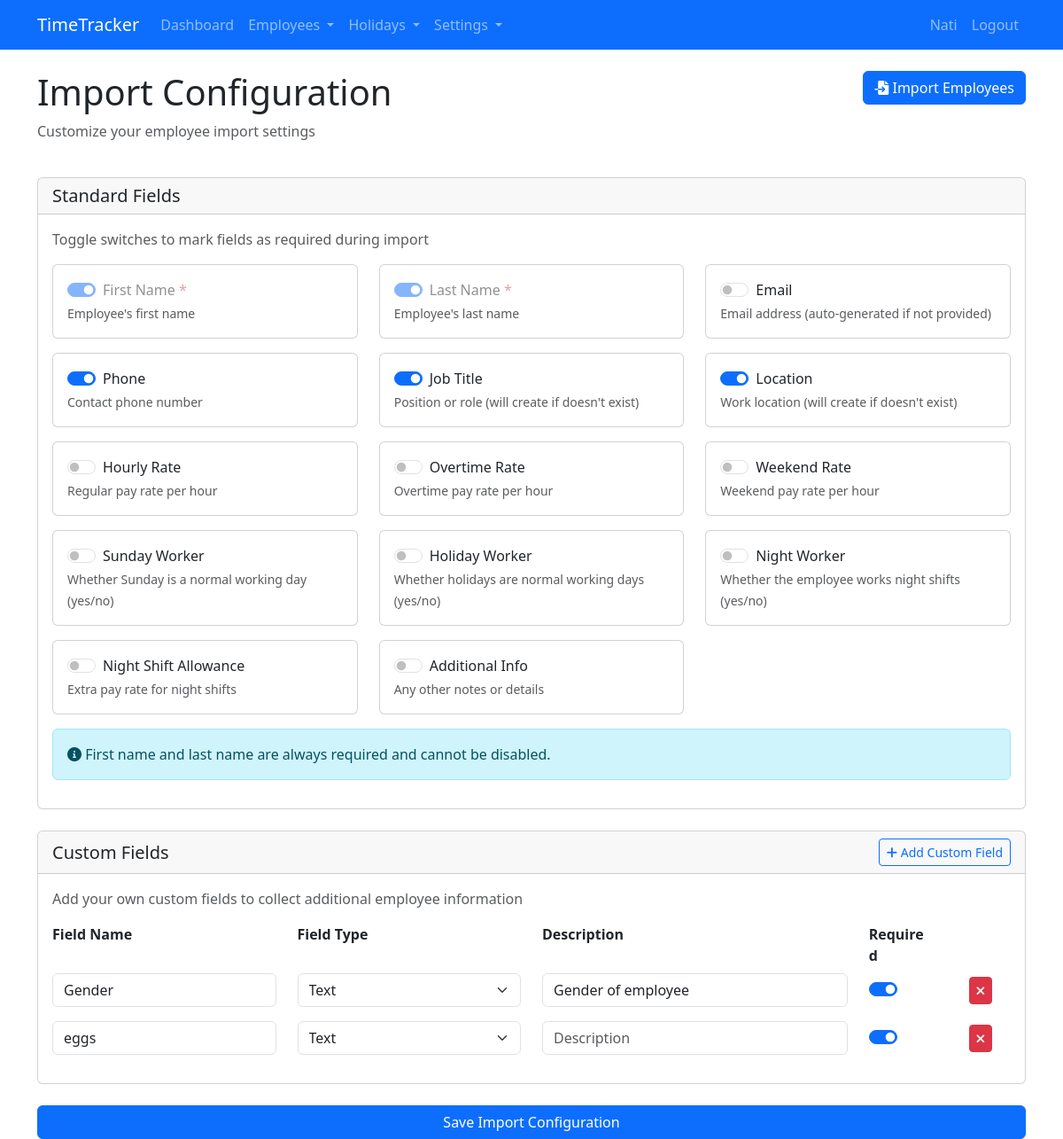
Screenshot of /import_configuration (signed in) with the database file from the repository.
### app.py (models this page shows, shortened)
class User(UserMixin, db.Model):
    id = db.Column(db.Integer, primary_key=True)
    username = db.Column(db.String(80), unique=True, nullable=False)
    email = db.Column(db.String(120), unique=True, nullable=False)
    password_hash = db.Column(db.String(128))
    is_admin = db.Column(db.Boolean, default=False)
    company_id = db.Column(db.Integer, db.ForeignKey('company.id'))

class CustomField(db.Model):
    id = db.Column(db.Integer, primary_key=True)
    company_id = db.Column(db.Integer, db.ForeignKey('company.id'), nullable=False)
    name = db.Column(db.String(100), nullable=False)
    field_type = db.Column(db.String(50), nullable=False)  # text, number, boolean, date, select
    is_required = db.Column(db.Boolean, default=False)
    description = db.Column(db.Text)
    company = db.relationship('Company', backref='custom_fields')
    __table_args__ = (db.UniqueConstraint('company_id', 'name', name='_company_custom_field_uc'),)

### app.py (the view, shortened to what this page needs)
@app.route('/import_configuration', methods=['GET', 'POST'])
@login_required
def import_configuration():
    if not current_user.is_admin:
        flash('Access denied.')
        return redirect(url_for('dashboard'))
    standard_field_definitions = [
        {'name': 'first_name', 'display_name': 'First Name', 'description': 'Employee\'s first name'},
        {'name': 'last_name', 'display_name': 'Last Name', 'description': 'Employee\'s last name'},
        {'name': 'email', 'display_name': 'Email', 'description': 'Email address (auto-generated if not provided)'},
        {'name': 'phone', 'display_name': 'Phone', 'description': 'Contact phone number'},
        {'name': 'title', 'display_name': 'Job Title', 'description': 'Position or role (will create if doesn\'t exist)'},
        {'name': 'location', 'display_name': 'Location', 'description': 'Work location (will create if doesn\'t exist)'},
        {'name': 'hourly_rate', 'display_name': 'Hourly Rate', 'description': 'Regular pay rate per hour'},
        {'name': 'overtime_rate', 'display_name': 'Overtime Rate', 'description': 'Overtime pay rate per hour'},
        {'name': 'weekend_rate', 'display_name': 'Weekend Rate', 'description': 'Weekend pay rate per hour'},
        {'name': 'is_sunday_worker', 'display_name': 'Sunday Worker', 'description': 'Whether Sunday is a normal working day (yes/no)'},
        {'name': 'is_holiday_worker', 'display_name': 'Holiday Worker', 'description': 'Whether holidays are normal working days (yes/no)'},
        {'name': 'is_night_worker', 'display_name': 'Night Worker', 'description': 'Whether the employee works night shifts (yes/no)'},
        {'name': 'night_shift_allowance', 'display_name': 'Night Shift Allowance', 'description': 'Extra pay rate for night shifts'},
        {'name': 'additional_info', 'display_name': 'Additional Info', 'description': 'Any other notes or details'}
    ]
    standard_fields = []
    for field_def in standard_field_definitions:
        config = ImportConfig.query.filter_by(
            company_id=current_user.company.id,
            field_name=field_def['name']
        ).first()
        field_info = field_def.copy()
        field_info['is_required'] = config.is_required
        standard_fields.append(field_info)
    custom_fields = CustomField.query.filter_by(company_id=current_user.company.id).all()
    return render_template('import_configuration.html',
                           standard_fields=standard_fields,
                           custom_fields=custom_fields)

### app.py (called while the page is built)
@login_manager.user_loader
def load_user(user_id):
    return User.query.get(int(user_id))

### templates/import_configuration.html (shortened to what this page needs)
{% extends "base.html" %}
{% block content %}
<div class="row mb-4">
    <div class="col-md-8">
        <h1>Import Configuration</h1>
        <p class="text-muted">Customize your employee import settings</p>
    </div>
    <div class="col-md-4 text-end">
        <a href="{{ url_for('import_employees') }}" class="btn btn-primary">
            <i class="fas fa-file-import"></i> Import Employees
        </a>
    </div>
</div>
<div class="row">
    <div class="col-md-12">
        <form method="POST">
            <div class="card mb-4">
                <div class="card-header">
                    <h5 class="mb-0">Standard Fields</h5>
                </div>
                <div class="card-body">
                    <p class="text-muted mb-3">Toggle switches to mark fields as required during import</p>
                    <div class="row">
                        {% for field in standard_fields %}
                        <div class="col-md-4 mb-3">
                            <div class="card">
                                <div class="card-body p-3">
                                    <div class="form-check form-switch">
                                        <input class="form-check-input" type="checkbox" id="field_{{ field.name }}"
                                               name="required_fields" value="{{ field.name }}"
                                               {% if field.is_required %}checked{% endif %}
                                               {% if field.name in ['first_name', 'last_name'] %}disabled{% endif %}>
                                        <label class="form-check-label" for="field_{{ field.name }}">
                                            {{ field.display_name }}
                                            {% if field.name in ['first_name', 'last_name'] %}
                                            <span class="text-danger">*</span>
                                            {% endif %}
                                        </label>
                                    </div>
                                    <small class="form-text text-muted">{{ field.description }}</small>
                                </div>
                            </div>
                        </div>
                        {% endfor %}
                    </div>
                    <div class="alert alert-info">
                        <i class="fas fa-info-circle"></i> First name and last name are always required and cannot be disabled.
                    </div>
                </div>
            </div>
            <div class="card mb-4">
                <div class="card-header d-flex justify-content-between align-items-center">
                    <h5 class="mb-0">Custom Fields</h5>
                    <button type="button" id="add-custom-field" class="btn btn-sm btn-outline-primary">
                        <i class="fas fa-plus"></i> Add Custom Field
                    </button>
                </div>
                <div class="card-body">
                    <p class="text-muted mb-3">Add your own custom fields to collect additional employee information</p>
                    <div class="row mb-2">
                        <div class="col-md-3"><strong>Field Name</strong></div>
                        <div class="col-md-3"><strong>Field Type</strong></div>
                        <div class="col-md-4"><strong>Description</strong></div>
                        <div class="col-md-1"><strong>Required</strong></div>
                        <div class="col-md-1"></div>
                    </div>
                    <div id="custom-fields-container">
                        {% for field in custom_fields %}
                        <div class="row mb-3 custom-field-row align-items-center">
                            <div class="col-md-3">
                                <input type="text" class="form-control" name="custom_field_names[]" value="{{ field.name }}" placeholder="Field Name" required>
                            </div>
                            <div class="col-md-3">
                                <select class="form-select" name="custom_field_types[]">
                                    <option value="text" {% if field.field_type == 'text' %}selected{% endif %}>Text</option>
                                </select>
                            </div>
                            <div class="col-md-4">
                                <input type="text" class="form-control" name="custom_field_descriptions[]" value="{{ field.description }}" placeholder="Description">
                            </div>
                            <div class="col-md-1 text-center">
                                <div class="form-check form-switch">
                                    <input class="form-check-input" type="checkbox" name="custom_field_required[]" value="{{ loop.index0 }}" {% if field.is_required %}checked{% endif %}>
                                </div>
                            </div>
                            <div class="col-md-1 text-center">
                                <button type="button" class="btn btn-danger btn-sm remove-field"><i class="fas fa-times"></i></button>
                            </div>
                        </div>
                        {% endfor %}
                    </div>
                </div>
            </div>
            <div class="d-grid">
                <button type="submit" class="btn btn-primary">Save Import Configuration</button>
            </div>
        </form>
    </div>
</div>
{% endblock %}

### templates/base.html (shortened to what this page needs)
<!DOCTYPE html>
<html lang="en">
<head>
    <link href="https://cdn.jsdelivr.net/npm/bootstrap@5.3.0-alpha1/dist/css/bootstrap.min.css" rel="stylesheet">
    <link href="https://cdnjs.cloudflare.com/ajax/libs/font-awesome/6.0.0/css/all.min.css" rel="stylesheet">
</head>
<body>
    <nav class="navbar navbar-expand-lg navbar-dark bg-primary">
        <div class="container">
            <a class="navbar-brand" href="{{ url_for('index') }}">TimeTracker</a>
            <div class="collapse navbar-collapse" id="navbarNav">
                <ul class="navbar-nav me-auto">
                    {% if current_user.is_authenticated %}
                    <li class="nav-item">
                        <a class="nav-link" href="{{ url_for('dashboard') }}">Dashboard</a>
                    </li>
                    {% if current_user.is_admin %}
                    <li class="nav-item dropdown">
                        <a class="nav-link dropdown-toggle" href="#" id="employeesDropdown" role="button" data-bs-toggle="dropdown" aria-expanded="false">
                            Employees
                        </a>
                    </li>
                    <li class="nav-item dropdown">
                        <a class="nav-link dropdown-toggle" href="#" id="holidaysDropdown" role="button" data-bs-toggle="dropdown" aria-expanded="false">
                            Holidays
                        </a>
                    </li>
                    <li class="nav-item dropdown">
                        <a class="nav-link dropdown-toggle" href="#" id="settingsDropdown" role="button" data-bs-toggle="dropdown" aria-expanded="false">
                            Settings
                        </a>
                    </li>
                    {% endif %}
                    {% endif %}
                </ul>
                <ul class="navbar-nav">
                    {% if current_user.is_authenticated %}
                    <li class="nav-item">
                        <span class="nav-link">{{ current_user.username }}</span>
                    </li>
                    <li class="nav-item">
                        <a class="nav-link" href="{{ url_for('logout') }}">Logout</a>
                    </li>
                    {% endif %}
                </ul>
            </div>
        </div>
    </nav>
    <div class="container mt-4">
        {% block content %}{% endblock %}
    </div>
</body>
</html>

### rows the page displays
User: username "Nati"
CustomField: name "Gender", field_type "Text", description "Gender of employee", is_required "☑"
CustomField: name "eggs", field_type "Text", is_required "☑"

### other values shown
{{ field.display_name }} "First Name" "Last Name" "Email" "Phone" "Job Title" "Location" "Hourly Rate" "Overtime Rate" "Weekend Rate" "Sunday Worker" "Holiday Worker" "Night Worker" "Night Shift Allowance" "Additional Info"
{{ field.description }} "Employee's first name" "Employee's last name" "Email address (auto-generated if not provided)" "Contact phone number" "Position or role (will create if doesn't exist)" "Work location (will create if doesn't exist)" "Regular pay rate per hour" "Overtime pay rate per hour" "Weekend pay rate per hour" "Whether Sunday is a normal working day (yes/no)" "Whether holidays are normal working days (yes/no)" "Whether the employee works night shifts (yes/no)" "Extra pay rate for night shifts" "Any other notes or details"
